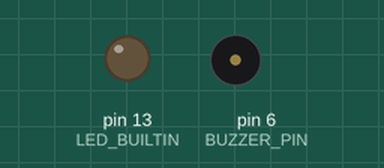
This sketch was run on a simulated Arduino Leonardo, built with avr-gcc and run on an emulated ATmega32U4. Shown: output pins drawn as LEDs (lit = HIGH), buzzer (waves = sounding). Dashed ring = blinking.

Above: at 1.0 s.
At 34.5 s:
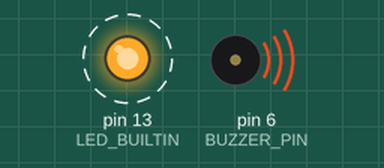
Timing chart, 0 to 36.8 s (numbered marks = the images above):
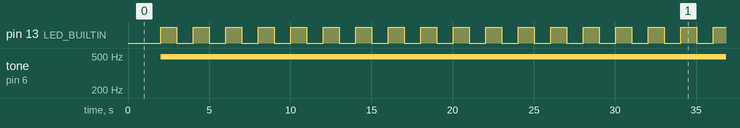

The sketch:

Task_Scheduling.ino
```cpp
//#include "Motors.h"
//#include "PID.h"
//#include "LineSensors.h"
//#include "Magnetometer.h" // Labsheet 2
//#include "Kinematics.h"
//#include "Encoders.h"     // For encoder counts
#define BUZZER_PIN 6
//Motors_c motors;
//LineSensors_c line_sensors;
//Magnetometer_c magnetometer;
//Kinematics_c pose;


boolean ledOn = false;
boolean buzzerOn = false;
unsigned long beep_ts;
unsigned long buzzer_ts; // _ts, for "timestamp"
unsigned long buzzer_ms;
unsigned long led_ts;
unsigned long led_ms;

void setup() {
  pinMode( BUZZER_PIN, OUTPUT );
  pinMode(LED_BUILTIN, OUTPUT);

  buzzer_ms = 2000; // every 500ms, or 2hz
  led_ms = 1000; // every 500ms, or 2hz

  buzzer_ts = millis();
  led_ts = buzzer_ts;

}
void setBeep(){
  analogWrite( BUZZER_PIN, 1 ); // on
  buzzer_ts = millis();
  buzzerOn = true;
}
void checkBeep(){
  if((millis() - buzzer_ts) > 250){
    analogWrite( BUZZER_PIN, 0);
    buzzer_ts = millis();
    buzzerOn = false;
  }
}

void loop() {
  unsigned long elapsed_time = millis() - led_ts;
  if(elapsed_time > led_ms){
    if(ledOn == true){
      digitalWrite(LED_BUILTIN, HIGH);
      ledOn = false;
    }
    else{
      digitalWrite(LED_BUILTIN, LOW);
      ledOn = true;
    }
    led_ts = millis();
  }

  elapsed_time = millis() - buzzer_ts;
  if(elapsed_time > buzzer_ms && !buzzerOn){
    setBeep();
  }
  if(buzzerOn){
    checkBeep();
  }
}
```

Measured:
- by itself, pin 13 (LED_BUILTIN): alternates HIGH for 1.0 s and LOW for 1.0 s
- by itself, tone on pin 6 (BUZZER_PIN): silent → 490 Hz at 2.0 s
